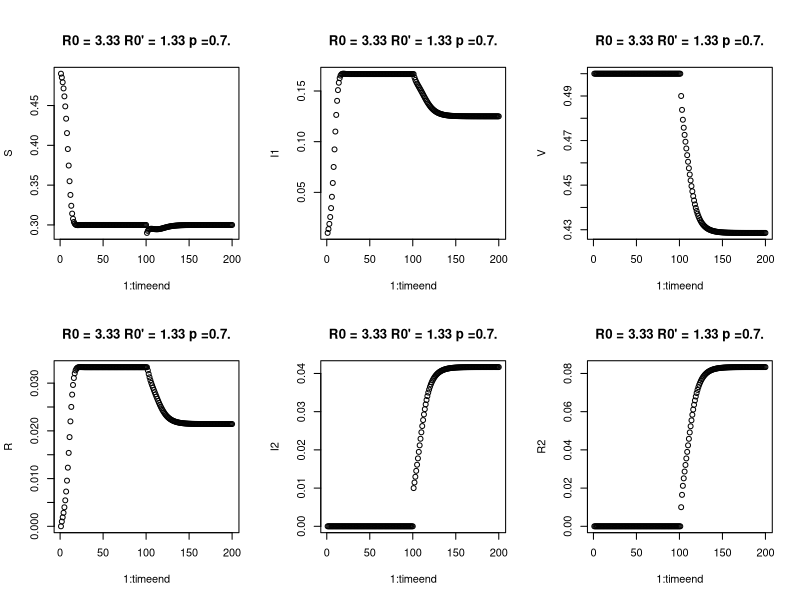
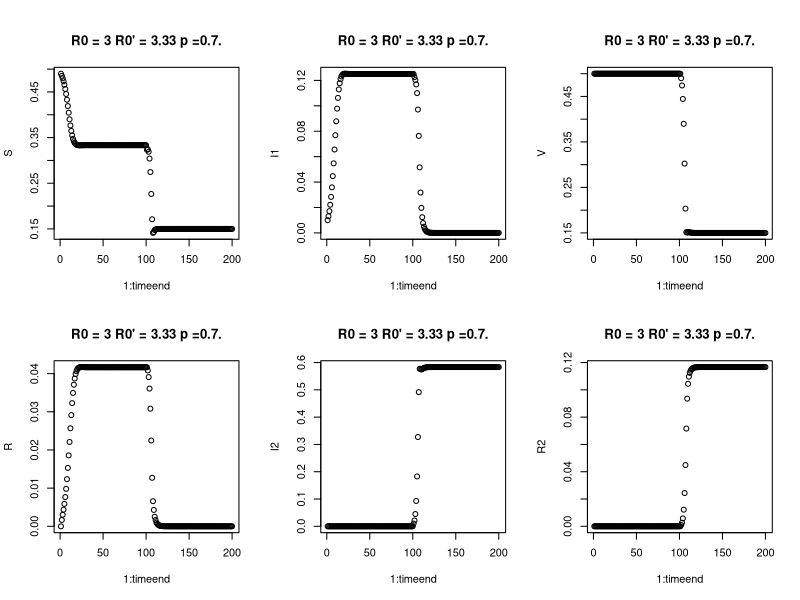
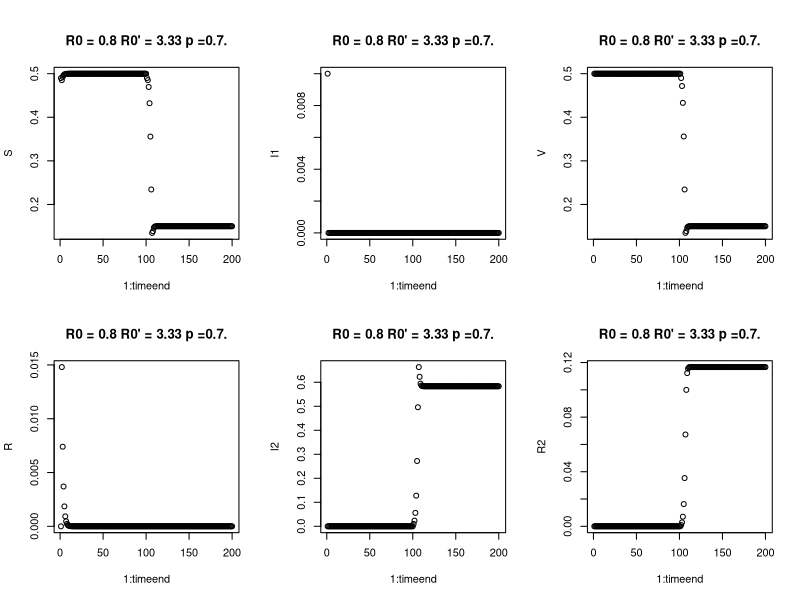
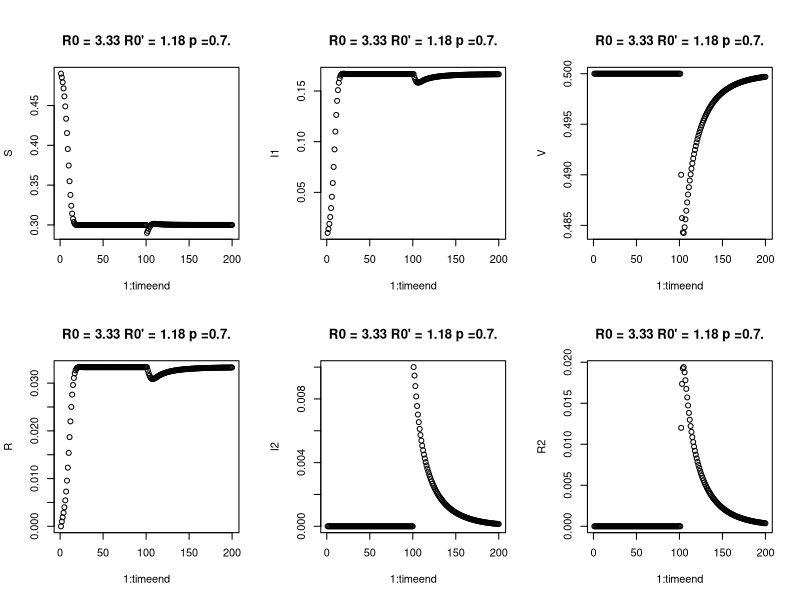
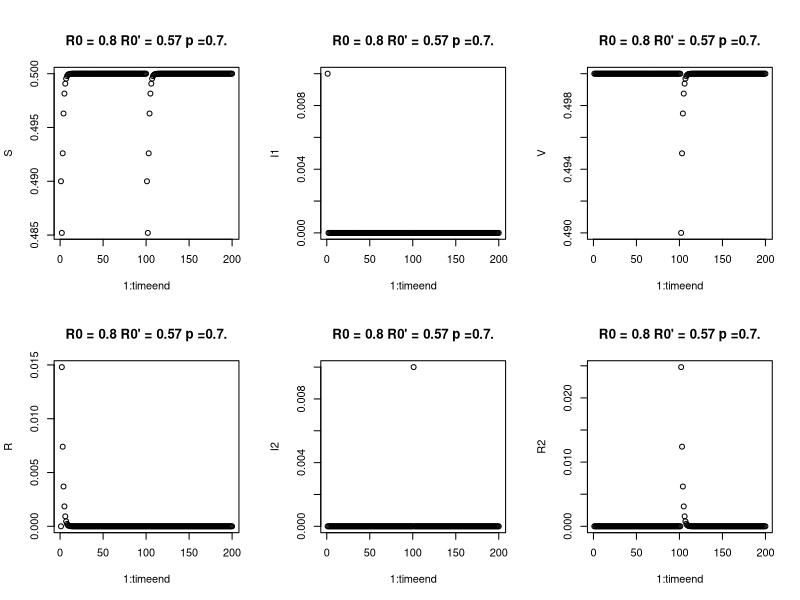
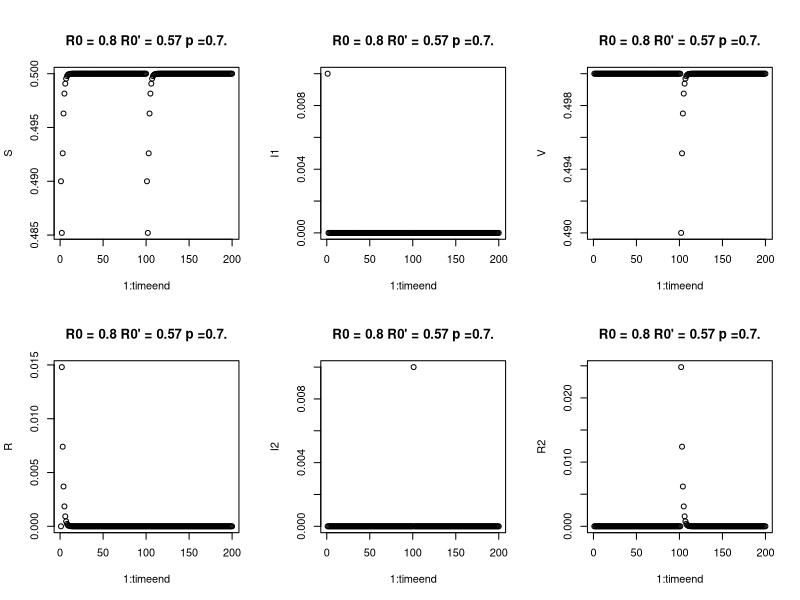
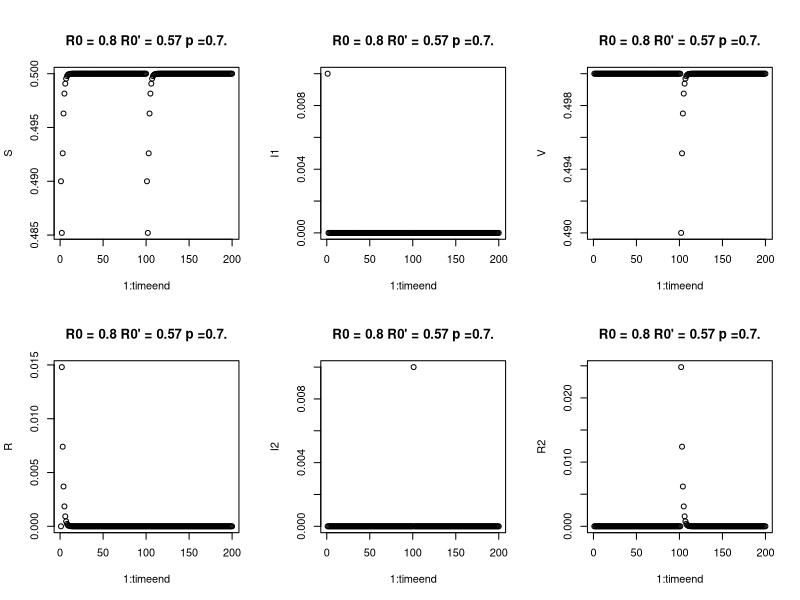
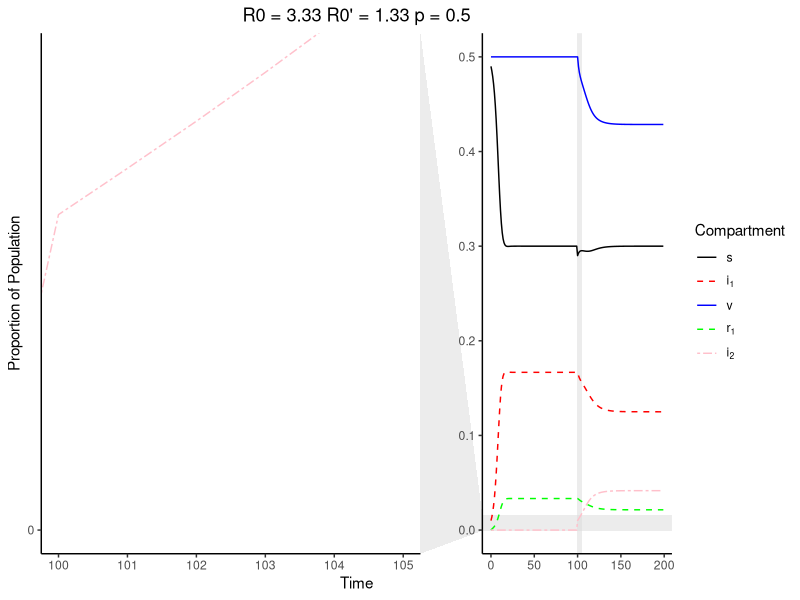

R code for these plots, in order: (Note: a time limit stopped this script after it produced the figures.)
library(ggplot2)
library(tidyr)
library(gridExtra)
library(ggforce)
#Initializing population and birth/death rate mu andp
N = 1
mu = 0.5#0.2
p=0.5



#This function produces the plots with the values for beta, beta prime, gammma, and gamma prime as a PNG with filename fn
for_plots <- function(b0,bp0,gp,g,fn){
  S = c(round((1-p)*N,2))-0.01
  V = c(round((p*N),2))
  I1 = c(.01*N)
  I2 <- c(0)
  R2 <- c(0)
  R = c(N-S-I1-V)
  
  t=1
  
  #mutation
  
  #tau <- rgeom(1,0.01)
  #tau <- 50
  tau <- 100
  
  timeend <-200 
  while (t < timeend){
    b<- max(0,b0+ 0*rnorm(1,0,1))
    bp<- max(0,bp0+ 0*rnorm(1,0,1))
    
    if (t < tau){
      S[t+1] <- max(0,S[t] + (1-p)*mu -b*S[t]*I1[t] -mu*S[t])
      I1[t+1] <- max(0,I1[t] + b*S[t]*I1[t]- g*I1[t] - mu*I1[t])
      V[t+1] <- max(0,V[t] + p*mu- mu*V[t])
      R[t+1] <- 1-S[t+1]-I1[t+1]-V[t+1]
      I2[t+1] <- 0
      R2[t+1]<-0
      t <- t+1
    }
    if (t==tau){
      S[t+1] <- max(0,S[t]+ (1-p)*mu -b*S[t]*I1[t] -mu*S[t]-.01)
      I2[t+1] <- I2[t]+0.01 #1% of the people get infected
      I1[t+1] <- max(0,I1[t] + b*S[t]*I1[t]- g*I1[t] - mu*I1[t])
      R2[t+1] <- R2[t]
      V[t+1]<- max(0,V[t] + p*mu- mu*V[t])
      R[t+1]<-1-S[t+1]-I1[t+1]-V[t+1] - I2[t+1]-R2[t+1]
      t<- t+1
    }
    if(t>tau){
      S[t+1] <- max(0,S[t] + (1-p)*mu -b*S[t]*I1[t] -bp*S[t]*I2[t] -mu*S[t])
      I1[t+1] <- max(0,I1[t] + b*S[t]*I1[t]- g*I1[t] - mu*I1[t])
      V[t+1] <- max(0,V[t] + p*mu- bp*V[t]*I2[t]- mu*V[t])
      R[t+1] <- max(0,R[t]+g*I1[t] - bp*R[t]*I2[t] - mu*R[t])
      I2[t+1] <- min(max(0,I2[t]+bp*I2[t]*(S[t]+R[t]+V[t])-(gp+mu)*I2[t]),1)
      R2[t+1]<-max(0,1-S[t+1]-I1[t+1]-V[t+1] - I2[t+1]-R[t+1])
      #R2[t+1]<-max(0,R2[t]+(gp)*I2[t]-mu*R2[t])
      
      t<- t+1
    }
  }
  
  
  pop<-round(cbind(S,I1,R,V,I2,R2),2)
  sums <- apply(pop,1,sum)
  
  
  par(mfrow=c(2,3),oma=c(0,0,1,0))
  #"R0 = 6, R0' = 1.67, p =0.7: Endemic Equilibrium"
  plot(1:timeend,S, main=paste("R0 =", round(b/(g+mu),2), "R0' =", round(bp/(gp+mu),2), "p =0.7.",sep=" "))
  plot(1:timeend,I1, main=paste("R0 =", round(b/(g+mu),2), "R0' =", round(bp/(gp+mu),2), "p =0.7.",sep=" "))
  
  plot(1:timeend,V,main=paste("R0 =", round(b/(g+mu),2), "R0' =", round(bp/(gp+mu),2), "p =0.7.",sep=" "))
  plot(1:timeend,R, main=paste("R0 =", round(b/(g+mu),2), "R0' =", round(bp/(gp+mu),2), "p =0.7.",sep=" "))
  
  plot(1:timeend,I2, main=paste("R0 =", round(b/(g+mu),2), "R0' =", round(bp/(gp+mu),2), "p =0.7.",sep=" "))
  plot(1:timeend,R2, main=paste("R0 =", round(b/(g+mu),2), "R0' =", round(bp/(gp+mu),2), "p =0.7.",sep=" "))
  
  
  par(mfrow=c(1,1))
  head(R)
  S[1]
  V[1]
  
  R[1]
  head(V)
  
  
  surveillance <- as.data.frame(cbind(S,I1,V,R,I2))
  surveillance$time <- 1:nrow(surveillance)-1
  s_long <- gather(surveillance,Compartment,count,names(surveillance)[-6],factor_key=T)
  splots <- ggplot(s_long,aes(x=time,y=count,group=Compartment,color=Compartment)) + geom_line(aes(linetype=Compartment,color=Compartment))+theme(panel.grid.major = element_blank(), panel.grid.minor = element_blank(),
                                                                                                                                                  panel.background = element_blank(), axis.line = element_line(colour = "black"), plot.title = element_text(hjust = 0.5))
  
  splots <- splots + labs(x="Time",y="Proportion of Population",title=paste("R0 =", round(b/(g+mu),2), "R0' =", round(bp/(gp+mu),2), "p =",round(p,1),sep=" "))+scale_y_continuous(breaks=seq(0,0.8,by=0.1))
  splots <- splots + scale_color_manual(values=c("Black","Red","Blue","Green","Pink"),labels=c("s",expression('i'[1]),"v",expression('r'[1]),expression('i'[2])))+ scale_linetype_manual(values=c(1,2,1,8,12),labels=c("s",expression('i'[1]),"v",expression('r'[1]),expression('i'[2])))
  # splots <- splots + facet_zoom(xlim=c(0,5),ylim=c(0,0.015))
  splots <- splots + facet_zoom(xlim=c(100,105),ylim=c(0,0.015))
  ggsave(fn,height=6,width=8,units="in",dpi=300)
  # splots
}


#Running the simulation plots with each part having its own values for the
#transmission coefficients and removal coefficients.

#ENDEMIC EQUILIBRIUM
b0<-2
bp0 <-2
gp = 1
g=.1
for_plots(b0,bp0,gp,g,"newEE_test.png")

#EQ2EE

b0<-2
bp0 <-2
gp = .1
g=2/3-0.5

for_plots(b0,bp0,gp,g,"EQ2EE_test.png")
#EQ2DFE

b0<-2
bp0 <-2
gp = .1
g=2
for_plots(b0,bp0,gp,g,"EQ2DFE_test.png")

#EQ1

b0<-2 #3
bp0 <-2
gp = 1.2
g=.1



for_plots(b0,bp0,gp,g,"EE1_test.png")
#DFE

b0<-2
bp0 <-2
gp = 3
g=2

for_plots(b0,bp0,gp,g,"DFE_test.png")

b0<-2
bp0 <-2
gp = 3
g=2

for_plots(b0,bp0,gp,g,"DFE_test_zoom0.png")

b0<-2
bp0 <-2
gp = 3
g=2

for_plots(b0,bp0,gp,g,"DFE_test_zoom100.png")

#Producing the colormap for different values of the reproduction numbers for both original and emergent strain.

surv <- function(b0,bp0,gp,g){
  S = c(round((1-p)*N,2))-0.01
  V = c(round((p*N),2))
  I1 = c(.01*N)
  I2 <- c(0)
  R2 <- c(0)
  R = c(N-S-I1-V)
  
  t=1
  
  tau <- 100
  
  timeend <-300 
  while (t < timeend){
    b<- max(0,b0+ 0*rnorm(1,0,1))
    bp<- max(0,bp0+ 0*rnorm(1,0,1))
    
    if (t < tau){
      S[t+1] <- max(0,S[t] + (1-p)*mu -b*S[t]*I1[t] -mu*S[t])
      I1[t+1] <- max(0,I1[t] + b*S[t]*I1[t]- g*I1[t] - mu*I1[t])
      V[t+1] <- max(0,V[t] + p*mu- mu*V[t])
      R[t+1] <- 1-S[t+1]-I1[t+1]-V[t+1]
      I2[t+1] <- 0
      R2[t+1]<-0
      t <- t+1
    }
    if (t==tau){
      S[t+1] <- max(0,S[t]+ (1-p)*mu -b*S[t]*I1[t] -mu*S[t]-.01)
      I2[t+1] <- I2[t]+0.01 #1% of the people get infected
      I1[t+1] <- max(0,I1[t] + b*S[t]*I1[t]- g*I1[t] - mu*I1[t])
      R2[t+1] <- R2[t]
      V[t+1]<- max(0,V[t] + p*mu- mu*V[t])
      R[t+1]<-1-S[t+1]-I1[t+1]-V[t+1] - I2[t+1]-R2[t+1]
      t<- t+1
    }
    if(t>tau){
      S[t+1] <- max(0,S[t] + (1-p)*mu -b*S[t]*I1[t] -bp*S[t]*I2[t] -mu*S[t])
      I1[t+1] <- max(0,I1[t] + b*S[t]*I1[t]- g*I1[t] - mu*I1[t])
      V[t+1] <- max(0,V[t] + p*mu- bp*V[t]*I2[t]- mu*V[t])
      R[t+1] <- max(0,R[t]+g*I1[t] - bp*R[t]*I2[t] - mu*R[t])
      I2[t+1] <- min(max(0,I2[t]+bp*I2[t]*(S[t]+R[t]+V[t])-(gp+mu)*I2[t]),1)
      R2[t+1]<-max(0,1-S[t+1]-I1[t+1]-V[t+1] - I2[t+1]-R[t+1])
      #R2[t+1]<-max(0,R2[t]+(gp)*I2[t]-mu*R2[t])
      
      t<- t+1
    }
  }
  
  
  pop<-round(cbind(S,I1,R,V,I2,R2),2)
  sums <- apply(pop,1,sum)
  
  
  surveillance <- as.data.frame(cbind(S,I1,V,R,I2))
  surveillance$time <- 1:nrow(surveillance)-1
  surveillance[nrow(surveillance),]
}

epi_map <- function(len,b,bp,rlow,rhigh){
  # gg<- surv(b0,bp0,gp,g)
  # lol <- (gg$I2 > 0) + (gg$I1 > 0)
  # len <- 1000
  beta <- rep(b,len)
  rep<- seq(rlow,rhigh,length.out =len)
  betaprime <- rep(bp,len)
  reppr<- seq(rlow,rhigh,length.out =len)
  
  gamma<- beta/rep - mu
  gammaprime <- betaprime/reppr - mu
  
  states <- matrix(NA,nrow=length(gamma),ncol=length(gammaprime))
  
  for (j in 1:length(gamma)){
    for(k in 1:length(gammaprime)){
      endvalues <- surv(beta[j],betaprime[k],gammaprime[k],gamma[j])
      states[j,k] <- (endvalues$I1>1E-3) + 2*(endvalues$I2>1E-3)
    }
    
  }
  
  gg <- expand.grid(rep, reppr)
  names(gg)<- c("r0","rp")
  states_vec <- as.vector(states)
  states_vec <- as.factor(states_vec)
  forheatmap <- as.data.frame(cbind(gg,states_vec))
  forheatmap$rv <- forheatmap$r0*(1-p)
  heat <-ggplot(forheatmap,aes(r0,rp,fill=states_vec))+geom_tile()+scale_x_continuous(expand=c(0,0),name=expression(R[0]),breaks=0:10)+scale_y_continuous(expand=c(0,0),name=bquote(paste(R[0], "'")),breaks=0:10)+
    # scale_fill_discrete(colors=c("red","blue","green","yellow"))
    # geom_abline(slope=(1-p),intercept=0)+
    theme(panel.grid.major = element_blank(), panel.grid.minor = element_blank(),
          panel.background = element_blank(), axis.line = element_line(colour = "black"),plot.title = element_text(hjust = 0.5),aspect.ratio = 1)+
    scale_fill_discrete(name = "Equilibrium point",labels = c("DFE","Original Strain","Emergent Strain","Endemic Equilibrium")) +
    ggtitle("Epidemic State at Equilibrium")
  heat
}

#simulating with beta = betaprime = 2, which was used in the manuscript.
p1 <- epi_map(1000,2,2,0.1,6)

ggsave(p1,height=5,width=5,dpi=300,file="heat_b2bp2.png")
